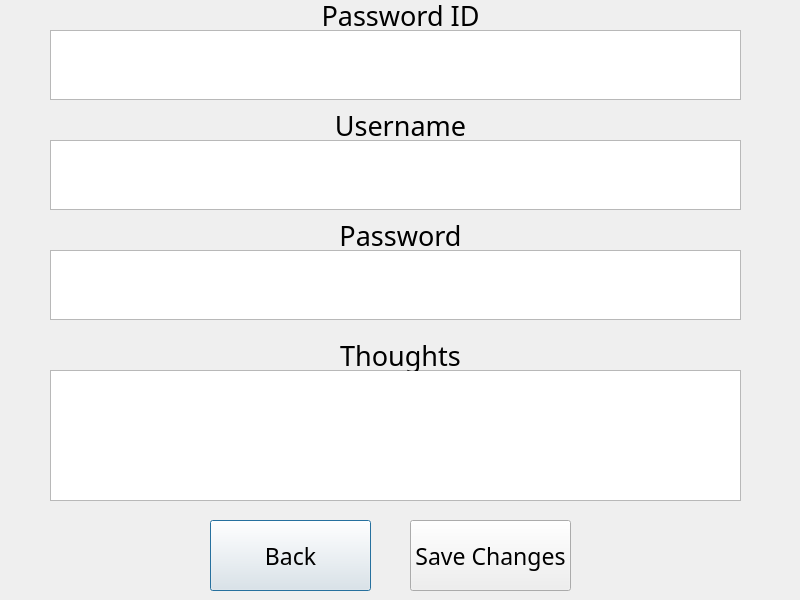
<?xml version="1.0" encoding="UTF-8"?>
<ui version="4.0">
 <class>editPasswordData</class>
 <widget class="QDialog" name="editPasswordData">
  <property name="geometry">
   <rect>
    <x>0</x>
    <y>0</y>
    <width>800</width>
    <height>600</height>
   </rect>
  </property>
  <property name="font">
   <font>
    <family>Bahnschrift Light</family>
    <pointsize>20</pointsize>
   </font>
  </property>
  <property name="windowTitle">
   <string>Dialog</string>
  </property>
  <widget class="QPushButton" name="pushButton">
   <property name="geometry">
    <rect>
     <x>210</x>
     <y>520</y>
     <width>161</width>
     <height>71</height>
    </rect>
   </property>
   <property name="font">
    <font>
     <family>Bahnschrift Light</family>
     <pointsize>17</pointsize>
    </font>
   </property>
   <property name="text">
    <string>Back</string>
   </property>
  </widget>
  <widget class="QPushButton" name="pushButton_2">
   <property name="geometry">
    <rect>
     <x>410</x>
     <y>520</y>
     <width>161</width>
     <height>71</height>
    </rect>
   </property>
   <property name="font">
    <font>
     <family>Bahnschrift Light</family>
     <pointsize>17</pointsize>
    </font>
   </property>
   <property name="text">
    <string>Save Changes</string>
   </property>
  </widget>
  <widget class="QTextEdit" name="passwordIdEdit">
   <property name="geometry">
    <rect>
     <x>50</x>
     <y>30</y>
     <width>691</width>
     <height>70</height>
    </rect>
   </property>
  </widget>
  <widget class="QTextEdit" name="usernameEdit">
   <property name="geometry">
    <rect>
     <x>50</x>
     <y>140</y>
     <width>691</width>
     <height>70</height>
    </rect>
   </property>
  </widget>
  <widget class="QTextEdit" name="passwordEdit">
   <property name="geometry">
    <rect>
     <x>50</x>
     <y>250</y>
     <width>691</width>
     <height>70</height>
    </rect>
   </property>
  </widget>
  <widget class="QTextEdit" name="thoughtsEdit">
   <property name="geometry">
    <rect>
     <x>50</x>
     <y>370</y>
     <width>691</width>
     <height>131</height>
    </rect>
   </property>
  </widget>
  <widget class="QLabel" name="label">
   <property name="geometry">
    <rect>
     <x>310</x>
     <y>0</y>
     <width>181</width>
     <height>31</height>
    </rect>
   </property>
   <property name="text">
    <string>Password ID</string>
   </property>
   <property name="alignment">
    <set>Qt::AlignmentFlag::AlignCenter</set>
   </property>
  </widget>
  <widget class="QLabel" name="label_2">
   <property name="geometry">
    <rect>
     <x>310</x>
     <y>110</y>
     <width>181</width>
     <height>31</height>
    </rect>
   </property>
   <property name="text">
    <string>Username</string>
   </property>
   <property name="alignment">
    <set>Qt::AlignmentFlag::AlignCenter</set>
   </property>
  </widget>
  <widget class="QLabel" name="label_3">
   <property name="geometry">
    <rect>
     <x>310</x>
     <y>220</y>
     <width>181</width>
     <height>31</height>
    </rect>
   </property>
   <property name="text">
    <string>Password</string>
   </property>
   <property name="alignment">
    <set>Qt::AlignmentFlag::AlignCenter</set>
   </property>
  </widget>
  <widget class="QLabel" name="label_4">
   <property name="geometry">
    <rect>
     <x>310</x>
     <y>340</y>
     <width>181</width>
     <height>31</height>
    </rect>
   </property>
   <property name="text">
    <string>Thoughts</string>
   </property>
   <property name="alignment">
    <set>Qt::AlignmentFlag::AlignCenter</set>
   </property>
  </widget>
 </widget>
 <resources/>
 <connections/>
</ui>
